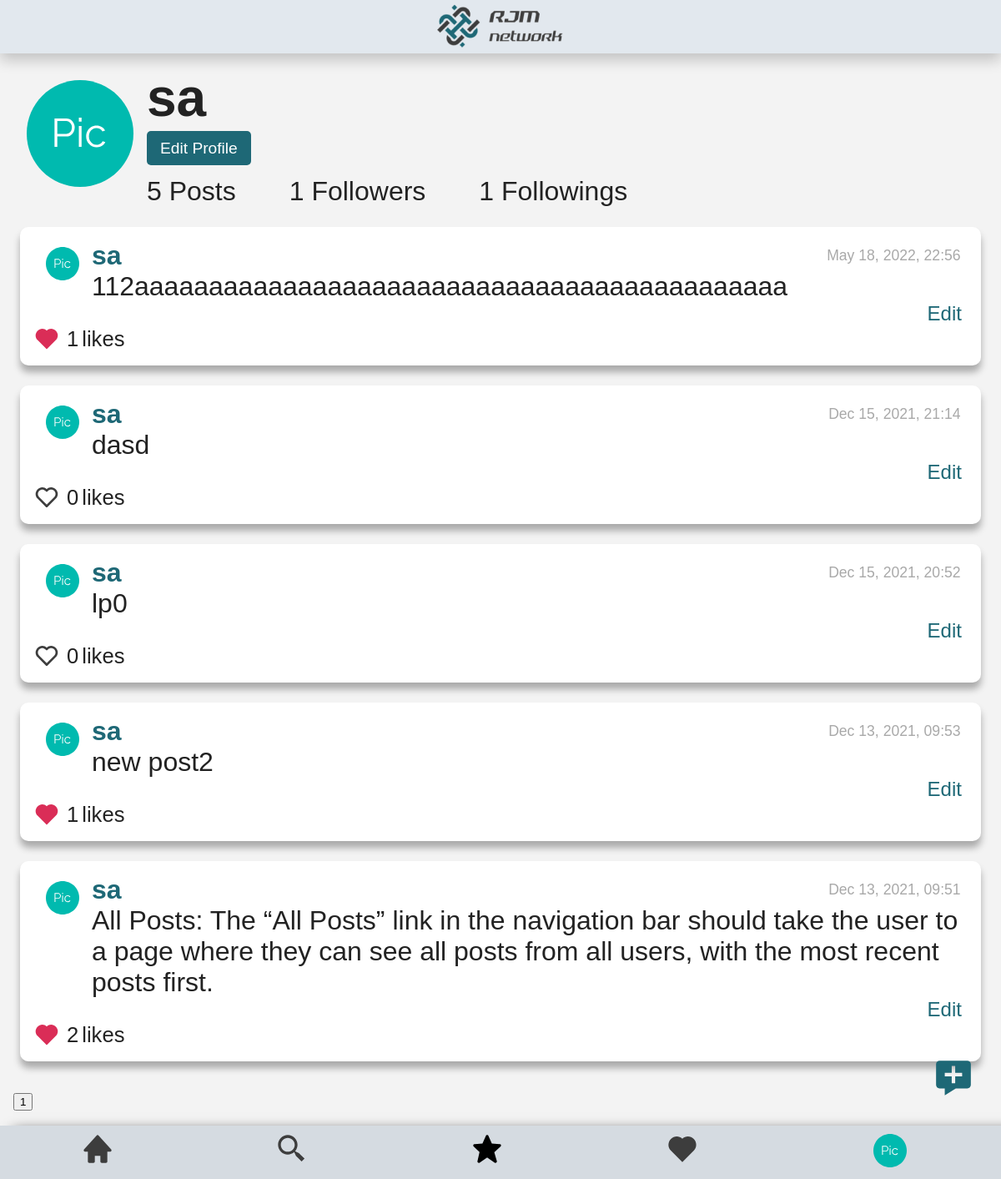
/profile/1 (signed in), run on an earlier commit of the app's database.
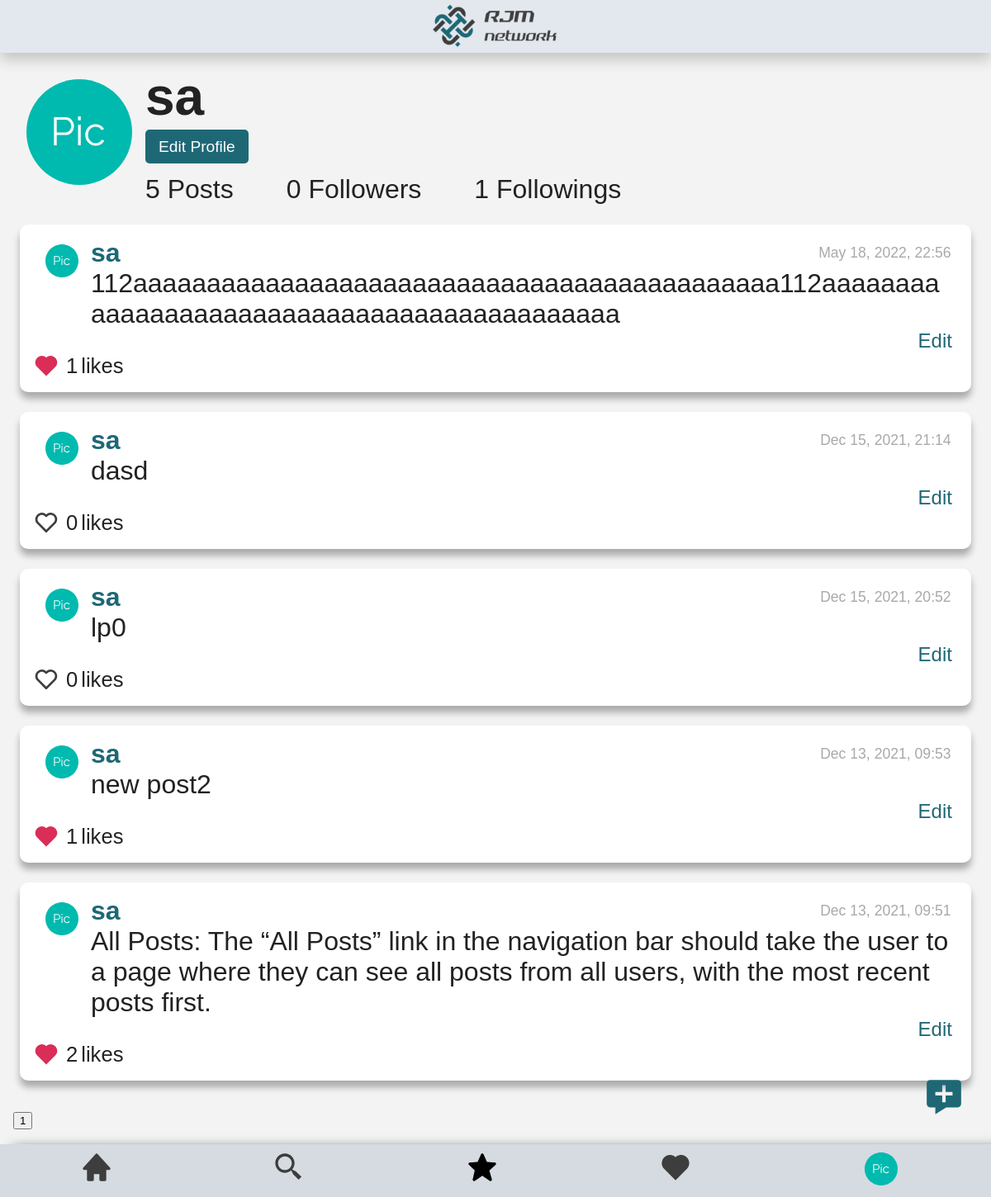
And on a later commit of the database.
### network/models.py (models this page shows, shortened)
class User(AbstractUser):
    pass

class Followers(models.Model):
    id = models.AutoField(primary_key=True)
    followed = models.ForeignKey(User, on_delete=models.CASCADE, related_name="user_followed", default=0)
    follower = models.ManyToManyField(User, related_name="user_follower")
    def __str__(self):
        return f"{self.id}: The user {self.followed} number {self.followed.id} is followed by {self.follower.all()}."

class NewPost(models.Model):
    poster = models.ForeignKey(User, on_delete=models.PROTECT, related_name="posts_posted")
    description = models.TextField(blank=False)
    date_added = models.DateTimeField(auto_now_add=True)

### network/views.py (the view)
# urls.py: path("profile/<str:id_poster>", views.profile, name="profile"),
def profile(request, id_poster):
    if request.user.id:
        user_poster = User.objects.get(id=id_poster)
        try:
            followed_by = Followers.objects.filter(followed=id_poster)
        except Followers.DoesNotExist:
            followed_by = None
        followers_obj = Followers.objects.filter(follower__id=id_poster)
        followers=[]
        for follower in followers_obj:
            followers.append(follower.followed)
        profile_posts = NewPost.objects.filter(poster=id_poster)
        profile_posts = profile_posts.order_by("-date_added")
        id_poster=int(id_poster)
        total_posts=profile_posts.count()
        profile_posts=profile_posts[:10]
        total_pages=math.ceil(total_posts/10)
        list_total_pages = []
        for i in range(2, total_pages+1):
            list_total_pages.append(i)
        user_following = followed_by.filter(follower__id=request.user.id)
        if(user_following):
            user_following="Unfollow"
        else:
            user_following="Follow"
        all_likers = Likers.objects.all()
        for post in profile_posts:
            post.date_added = (post.date_added.strftime("%b %d, %Y, %H:%M"))
            post.number_likes=0
            likers = all_likers.filter(post=post.id)
            likers_id = []
            for each_liker in likers:
                post.likers = each_liker.liker.all()
                post.number_likes = each_liker.liker.count()
                for each in each_liker.liker.all():
                    likers_id.append(each.id)
                post.likers_id = likers_id
        return render(request, "network/profile.html", {
            "poster":user_poster,
            "followed_by":followed_by,
            "followers":followers,
            "profile_posts":profile_posts,
            "user_following":user_following,
            "list_total_pages":list_total_pages,
        })
    else:
        return render(request, "network/register.html")

### network/templates/network/profile.html (shortened to what this page needs)
{% extends "network/layout.html" %}
{% load static %}
{% block body %}
    <div id="profile_view">
        <div id="profile-flex-order">
            <div id="profile-flex-order-child1">
            </div>
            <div id="profile-flex-order-child2">
                <h2 id="profile_poster">{{poster}}</h2>
                    {% if poster.id != user.id  and user.is_authenticated%}
                        <button id="follow-btn" class="page_button" onclick="follow('{{poster.id}}', '{{user.id}}', '{{followed_by}}')" value='{{user_following}}'>{{user_following}}</button>
                        <button style="display:none;" id="edit-profile-btn" class="page_button" onclick="edit_profile('{{poster.id}}', '{{user.id}}', '{{followed_by}}')" value='{{user_following}}'>Edit Profile</button>
                    {% else %}
                        <button id="edit-profile-btn" class="page_button" onclick="edit_profile('{{poster.id}}', '{{user.id}}', '{{followed_by}}')" value='{{user_following}}'>Edit Profile</button>
                    {% endif %}
                <div id="profile-data-line">
                    {{profile_posts.count}} Posts
                    {% if followed_by %}
                        {% for follow in followed_by %}
                            <div id="profile_followers_count" class="no-button">{{ follow.follower.all.count }} Followers</div>
                        {% endfor %}
                    {% endif %}
                    {% if followers %}
                        {{ followers|length }}
                        {% if followers|length > 1 %} Followings
                        {% else %} Followings
                        {% endif %}
                    {% else %}
                        0 Followings
                    {% endif %}
                </div>
            </div>
        </div>
        <div id="all_posts_view">
            <div id="page_0">
                {% if profile_posts %}
                    {% for post in profile_posts %}
                        <div  id="posts_style">
                            <div id="posts-flex-order">
                                <div id="posts-flex-order-child1">
                                </div>
                                <div id="posts-flex-order-child2">
                                    <div id="posts-first-line">
                                        <a id="profile"  href="profile/{{ post.poster.id }}">{{ post.poster }}</a>
                                        <div id="post-{{post.date_added}}" class="date_post"> {{ post.date_added }}</div>
                                    </div>
                                    <div id="post-description-{{post.id}}" class="description_post"> {{ post.description }} </div>
                                    {% if post.poster.id == user.id %}
                                        <div id="edit" onclick="edit_field('{{ post.id }}')">Edit</div>
                                    {% endif %}
                                </div>
                            </div>
                            <div id="like_complete">
                                {% if user.id in post.likers_id %}
                                    <button class="yes_button" id="like-btn-{{post.id}}" value="heart_full" onclick="like('{{ post.id }}')">
                                        <svg id="heart-img-{{ post.id }}" alt="jacket" width="40" height="40" viewBox="0 0 40 40" fill="none" xmlns="http://www.w3.org/2000/svg">
                                            <path d="M33.6751 7.9851C32.7561 7.05963 31.6632 6.32493 30.4593 5.82324C29.2555 5.32155 27.9643 5.06277 26.6601 5.06177C24.1931 5.06217 21.8162 5.98889 20 7.65843C18.1841 5.98861 15.8071 5.06185 13.34 5.06177C12.0343 5.06313 10.7417 5.3227 9.53661 5.82555C8.33155 6.3284 7.23783 7.06459 6.31838 7.99177C2.39672 11.9301 2.39838 18.0901 6.32172 22.0118L20 35.6901L33.6784 22.0118C37.6017 18.0901 37.6034 11.9301 33.6751 7.9851Z" fill="#DA2D57"/>
                                        </svg>
                                    </button>
                                {% else %}
                                    <button class="yes_button" id="like-btn-{{post.id}}" value="heart_empty"  onclick="like('{{ post.id }}')">
                                        <svg id="heart-img-{{ post.id }}" alt="jacket" width="40" height="40" viewBox="0 0 40 40" fill="none" xmlns="http://www.w3.org/2000/svg">
                                            <path d="M20 7.65843C18.1841 5.98861 15.8071 5.06185 13.34 5.06177C12.0343 5.06313 10.7417 5.3227 9.53661 5.82555C8.33155 6.3284 7.23783 7.06459 6.31838 7.99177C2.39672 11.9301 2.39838 18.0901 6.32172 22.0118L18.5417 34.2318C18.825 34.7301 19.3717 35.0518 20 35.0518C20.258 35.0493 20.5119 34.9863 20.7411 34.8679C20.9704 34.7495 21.1686 34.579 21.32 34.3701L33.6784 22.0118C37.6017 18.0884 37.6017 11.9301 33.675 7.9851C32.7561 7.05963 31.6632 6.32493 30.4593 5.82324C29.2555 5.32155 27.9643 5.06277 26.66 5.06177C24.1931 5.06217 21.8162 5.98889 20 7.65843ZM31.3184 10.3418C33.9234 12.9601 33.925 17.0501 31.3217 19.6551L20 30.9768L8.67838 19.6551C6.07505 17.0501 6.07672 12.9601 8.67505 10.3484C9.94172 9.08843 11.5984 8.3951 13.34 8.3951C15.0817 8.3951 16.7317 9.08843 17.9884 10.3451L18.8217 11.1784C18.9764 11.3333 19.16 11.4562 19.3622 11.5401C19.5644 11.6239 19.7812 11.6671 20 11.6671C20.2189 11.6671 20.4357 11.6239 20.6379 11.5401C20.8401 11.4562 21.0237 11.3333 21.1784 11.1784L22.0117 10.3451C24.5317 7.8301 28.8017 7.83677 31.3184 10.3418Z" fill="#3D3D3D"/>
                                        </svg>
                                    </button>
                                {% endif %}
                                <div id="like-count-{{post.id}}" class="d-inline-block">{{post.number_likes}} </div> likes
                            </div>
                        </div>
                    {% endfor %}
                    <div id="id_page_buttons">
                        <button id="selected_button" class="no-button" > 1 </button>
                    </div>
                {% else %}
                    <li>no post</li>
                {% endif %}
            </div>
        </div>
    </div>
{% endblock %}

### network/templates/network/layout.html (shortened to what this page needs)
{% load static %}
<!DOCTYPE html>
<html lang="en">
    <head>
        <link href="{% static 'network/styles.css' %}" rel="stylesheet">
    </head>
    <body>
        <header class="header">
            <img class="logo" src="{% static 'assets/logo1-removebg-preview 2.png' %}" alt="Logo_page">
        </header>
        <nav id="navbar" class="navbar navbar-expand-lg navbar-light bg-light">
            <a class="nav-link"  id="nav-home" href="{% url 'index'%}">
            </a>
            <div class="nav-link"  id="nav-search">
            </div>
            {% if user.is_authenticated %}
            <div class="new_post_button"  id="new_post">
            </div>
                <a class="nav-link" id="nav-following" href="{% url 'following' %}">
                </a>
                <a class="nav-link"  id="nav-liked-posts" href="{% url 'liked_posts'%}">
                </a>
                <div class="dropdown">
                    <button onclick="myFunction()" class="dropbtn" id="dropbtn-profile" >
                    </button>
                </div>
            {% else %}
                    <a class="nav-link" id="nav-link" href="{% url 'login' %}">Log In</a>
                    <a class="nav-link"  id="nav-link"href="{% url 'register' %}">Register</a>
            {% endif %}
        </nav>
        <div class="body">
            {% block body %}
            {% endblock %}
        </div>
    </body>
</html>

### network/static/network/styles.css (style rules this page uses)
#posts-flex-order { display: flex; flex-direction: row; }
#posts-flex-order-child1 { width: 70px; }
#posts-flex-order-child1 #dropbtn-profile { display: block; margin: auto; margin-top: 8px; }
#posts-flex-order-child2 { width: 93%; display: flex; flex-direction: column; }
#posts-first-line { display: flex; flex-direction: row; align-items: center; justify-content: space-between; }
#profile { font-weight:bold; }
.date_post { font-size: 55%; color:darkgray; }
.description_post { word-wrap: break-word; }
#edit { align-self:flex-end; font-size: 75%; width:40px; color: var(--link-color); }
#like_complete { display: flex; flex-direction: row; align-items: center; font-size: 80%; }
.yes_button { all: unset; height: 1rem; margin-right: 8px; cursor: pointer; }
.yes_button svg { width: 1rem; height: 1rem; }
.d-inline-block { margin-right: 4px; }
#profile-flex-order { display: flex; flex-direction: row; }
#profile-flex-order-child1 #dropbtn-profile { width: 4rem; height: 4rem; margin: .5rem; }
#profile-data-line { display: flex; flex-direction: row; width: 100%; gap: 2rem; }
#profile-flex-order-child2 { display: flex; flex-direction: column; justify-content: space-between; }
#profile-flex-order-child2 h2 { height: 2rem; }
.page_button { width: 3.9rem; height: 1.3rem; background-color: var(--link-color); color: var(--white-color); margin: 0; font-size: .6rem; border:0; border-radius: 5px; }
:root { --white-color: #ffffff; --black-color: #000000; --white-alpha-color: rgba(255, 255, 255, 0.5); --black-alpha-color: rgba(0, 0, 0, 0.3); --black-alpha-color2: rgba(0, 0, 0, 0.5); --gray-color: #ccc; --gray-dark-color: #555; --gray-light-color: #f3f3f3; --text-color: #222; --gray-blue: #D5DBE1; --gray-blue-2: #E2E8EE; --gray-light-2: #3d509f; --black-logo: #3D3D3D; --pink-color: #DA2D57; --yellow-color: #AAAD00; --blue-color: #0013C2; --green-color: #2B8800; --orange-color: #FF8A00; --pic-user-logued-color: #00BAAF; --link-color: #1E6876; --link-dark-color: #144852; --link-light-color: #2d9cb3; --font: "Ubuntu", sans-serif; --max-width: 1200px; --header-height: 2rem; --search-height: 1.3rem; }
html { box-sizing: border-box; font-family: var(--font); font-size: 2rem; scroll-behavior: smooth; }
*, *::after, *::before { box-sizing: inherit; }
body { margin: 0; overflow-x: hidden; color: var(--text-color); background-color: var(--gray-light-color); }
a { color: var(--link-color); text-decoration: none; transition: all ease-out; }
h2 { margin: 0; font-size: 2rem; }
.header { position: fixed; left: 0; top: 0; width: 100%; height: var(--header-height); background-color: var(--gray-blue-2); color: var(--white-color); display: flex; justify-content: center; align-items: center; box-shadow: 0px 8px 16px 0px rgba(0,0,0,0.2); }
.navbar { position: fixed; left: 0; bottom: 0; width: 100%; height: var(--header-height); background-color: var(--gray-blue); display: flex; flex-direction: row; justify-content: space-around; align-items: center; box-shadow: 16px 8px 16px 0px rgba(0,0,0,1.2); }
.dropbtn { background-color: rgba(0,0,0,0); padding: 16px; font-size: 16px; border: none; cursor: pointer; }
.dropdown { position: relative; display: inline-block; }
.new_post_button { position: fixed; right: 1rem; bottom: 3rem; cursor: pointer; height: 50px; }
body { margin: var(--header-height) 0; padding: .5rem; }
#posts_style { margin: 24px 8px; padding: 16px; background-color: var(--white-color); border-radius: 10px; box-shadow: 0px 8px 8px 0px rgba(0,0,0,0.3); }
#nav-search { cursor: pointer; }

What changed in the data, as far as the page shows it:
computed for Followers: follower.all.count "1" → "0"
changed NewPost: description "112aaaaaaaaaaaaaaaaaaaaaaaaaaaaaaaaaaaaaaaaaaaa" → "112aaaaaaaaaaaaaaaaaaaaaaaaaaaaaaaaaaaaaaaaaaaa112aaaaaaaaaaaaaaaaaaaaaaaaaaaaaaaaaaaaaaaaaaaa"
